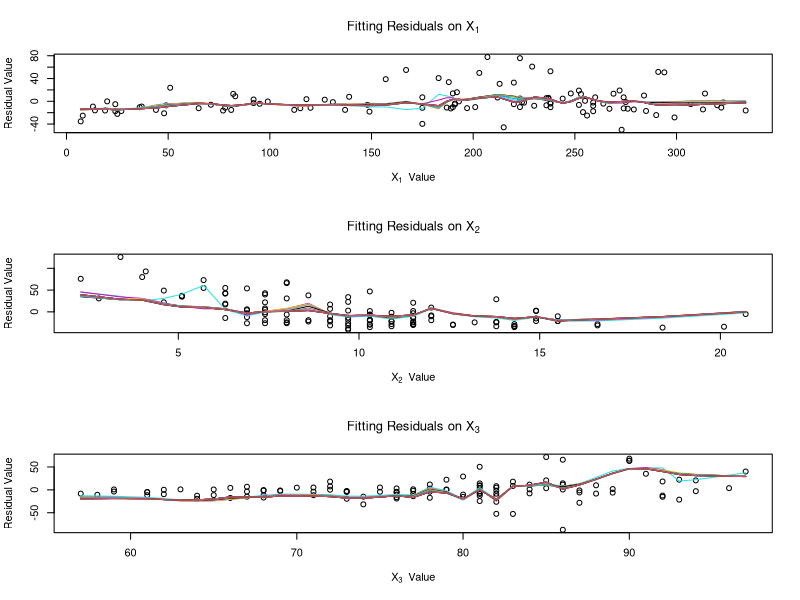

Recreate this plot in R.
# StatMod2 - Backfitting HW - Exercices 4

library(stats)

setwd("~/Google Drive/2. SPRING 2015/STAT MOD 2 - Prof Scott/backfitting")
#setwd("~/Documents/latex")
data <- read.csv("air.csv")
data <- data[order(data[, 1]), ]

y <- as.matrix(data$Ozone)
x <- data[,c("Solar.R","Wind","Temp")]
n <- length(data[,1])
p <- dim(x)[2]
times <- 50

# Initialize alpha, f, and mses.
a <- mean(y)
# f stores n function values for each of p functions.
f <- array(0, dim=c(p, n))


Backfit <- function(q) {
  mses <- c(1000)
  delta <- 100
  t <- 1
  
  # Do t iterations, until convergence criterion.
  while (delta > 0.05) {
    
    # Do for each partial residual (kth predictor).
    #for (k in c(1, 2, 3)) {
    #for (k in c(3, 2, 1)) {
    for (k in c(2, 1, 3)) {
      
      # Remove one column, to make p-1 by n matrix.
      f.minus.k <- as.matrix(f[-k,])
      
      # Prepare value to smooth; the Yi - a - sum(...).
      to.smooth <- rep(0, n)
      for (i in 1:n) {
        to.smooth[i] <- y[i] - a - sum(f.minus.k[,i])
      }
      
      # Fit kth residual against kth column of x.
      partial.data <- cbind(y, x[k], to.smooth)
      # Order by x[k], and get fitted values (i.e. predictions) in that order.
      partial.data <- partial.data[order(partial.data[,2]),]
      predicted <- rep(0, n)
      predicted <- lowess(partial.data[,c(2,3)], f=.1)$y
     
      # Plot stuff.
      if (k==q) {
        if (t==1) {
          plot(t(x[k]), to.smooth, main=bquote("Fitting Residuals on X"[.(k)]),
               xlab=bquote("X"[.(k)]~" Value"), ylab="Residual Value")
        }
        # Plot lines, ignoring first 20 (burn-in).
        if (t>20) {
          lines(partial.data[,2], predicted, col=t)
        }
      }
      
      # Attach predicted values to a resorted (by y) matrix.
      to.sort <- cbind(partial.data, predicted)
      resorted <- to.sort[order(to.sort[,1]),]
      # Record K-th predictor for t-th iteration.
      f[k,] <- resorted$predicted - mean(resorted$predicted)
    }
    
    mses[t+1] <- mean((y - a - colSums(f))^2)
    # To not index mses[t-1], first real value is mses[2].
    delta <- abs(mses[t+1]-mses[t])
    t <- t+1
  }
  
  return (mses)
}

par(mfrow=c(3,1))
for (q in 1:p) {
  mses <- Backfit(q)
}

print (length(mses))
print (summary(mses))

